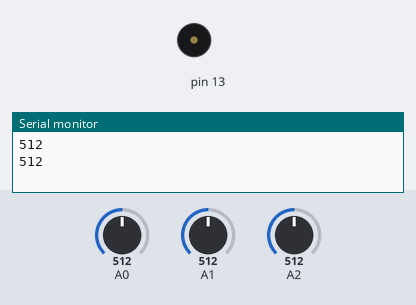
This sketch was run on a simulated Arduino Uno, built with avr-gcc and run on an emulated ATmega328P. Parts: buzzer (waves = sounding), the last lines printed to the serial monitor. Inputs (shaded band) come from the test bench; at power-on: A0 = 512, A2 = 512, A1 = 512.

Above: at 2.3 s.
2.4 s: A0 set to 716
At 3.1 s:
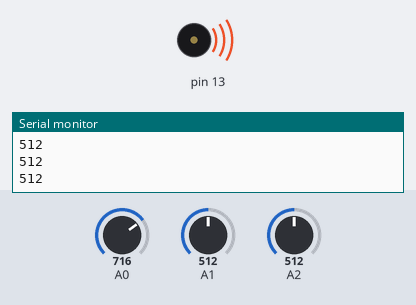
6.0 s: A2 set to 0
8.1 s: A2 set to 122
11.6 s: A2 set to 306
15.1 s: A1 set to 343
18.6 s: A1 set to 321
At 19.1 s:
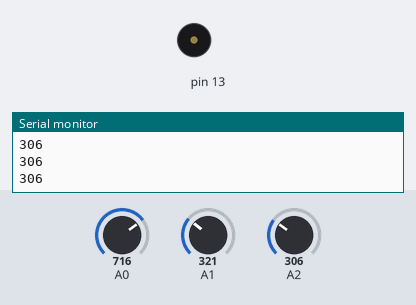
Timing chart, 0 to 21.6 s (numbered marks = the images above; inputs shaded):
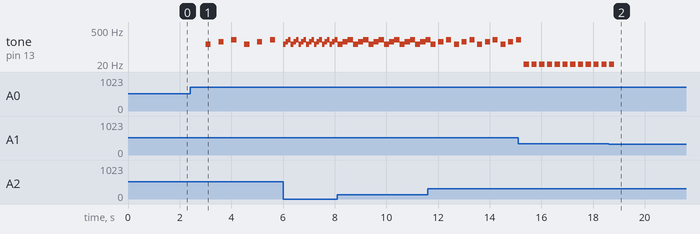

The sketch:

Nadav_Ben_BeatMachine.ino
```cpp
float gChord[] = {98.0, 123.47, 146.83};
float dChord[] = {146.83, 185.00, 220.00};
float eChord[] = {164.81, 196.00, 246.94};
float cChord[] = {130.81, 164.81, 196.00};

float* allChords[] = {gChord, dChord, eChord, cChord};

float minSensorReading = 1023;
float maxSensorReading;

float minLightReading = 1023;
float maxLightReading;


void setup() {
  // put your setup code here, to run once:
  Serial.begin(9600);
}

// courtesy of shlomo
void playTone(float frequency, int knobValue)
{
    int octave = map(knobValue, minLightReading, maxLightReading, 0, 9);
    frequency = frequency * pow(2, octave);
    tone(13, frequency, 200);
}

void loop() {

  // chord input
  int sensorReading = analogRead(A0);
  // speed input
  int potentiometer = analogRead(A2);
  // octave input
  int lightReading = analogRead(A1);

  // adding dynamic calibration for sensors
  minSensorReading = min(sensorReading, minSensorReading);
  maxSensorReading = max(sensorReading, maxSensorReading);

  minLightReading = min(sensorReading, minSensorReading);
  maxLightReading = max(sensorReading, maxSensorReading);


  int playing = map(sensorReading, minSensorReading, maxSensorReading, 0, 3);
  int speed = map(potentiometer, 0, 1023, 1, 10);


  Serial.println(potentiometer);


  for (int i=0; i < 3; i++) {
    playTone(allChords[playing][i], lightReading);
    delay(speed*100);
  }

}


//sizeof(gChord)/sizeof(float)
```

Measured:
- the behaviour switches between 331 and 330 on A1 (found by bisection; images 1 and 2)
- after the input at 2.4 s, tone on pin 13: plays 130 Hz for 0.20 s, 164 Hz for 0.20 s, 196 Hz for 0.20 s, 130 Hz for 0.20 s, 164 Hz for 0.20 s, 196 Hz for 0.20 s, starting after 0.60 s
- after the input at 18.6 s, tone on pin 13: goes on until 18.8 s, then stays silent
